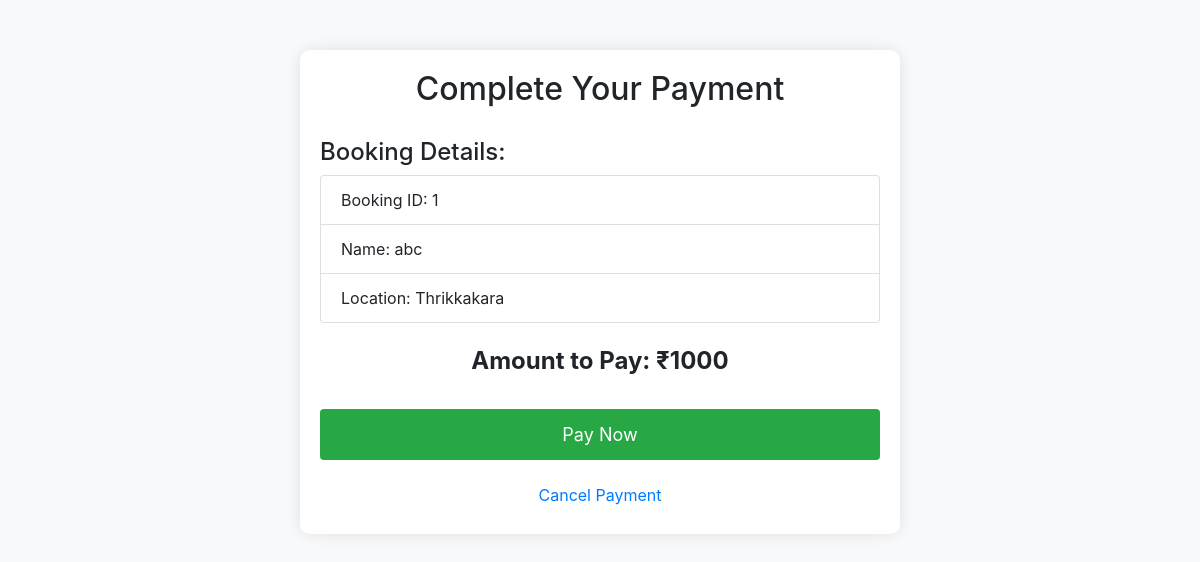
/payment/1/, run on the app's committed database.
### booking/models.py (models this page shows, shortened)
class AmbulanceBooking(models.Model):
    name = models.CharField(max_length=255, blank=True, null=True)
    number = models.CharField(max_length=20)
    location = models.CharField(max_length=255)
    textarea_message = models.TextField(blank=True, null=True)
    status = models.CharField(max_length=20, default='Pending')

### booking/views.py (the view)
# urls.py: path('payment/<int:booking_id>/', views.payment, name='payment'),
def payment(request, booking_id):
    try:
        booking = get_object_or_404(AmbulanceBooking, id=booking_id)
        context = {
            'booking': booking,
        }
        return render(request, 'payment.html', context)
    except Exception as e:
        messages.error(request, "Error loading payment page.")
        return redirect('home')

### templates/payment.html (shortened to what this page needs)
<!DOCTYPE html>
<html lang="en">
<head>
    <link rel="stylesheet" href="https://maxcdn.bootstrapcdn.com/bootstrap/4.5.2/css/bootstrap.min.css">
</head>
<body class="bg-light">
    <div class="container">
        <div class="payment-container">
            <div class="payment-header">
                <h2>Complete Your Payment</h2>
            </div>
            <div class="payment-details">
                <h4>Booking Details:</h4>
                <ul class="list-group">
                    <li class="list-group-item">Booking ID: {{ booking.id }}</li>
                    <li class="list-group-item">Name: {{ booking.name }}</li>
                    <li class="list-group-item">Location: {{ booking.location }}</li>
                </ul>
                <div class="payment-amount">
                    Amount to Pay: ₹1000
                </div>
            </div>
            <form method="POST" action="{% url 'process_payment' booking.id %}">
                <button type="submit" class="btn btn-success btn-pay">
                    Pay Now
                </button>
            </form>
            <div class="mt-3 text-center">
                <a href="{% url 'home' %}" class="btn btn-link">Cancel Payment</a>
            </div>
        </div>
    </div>
</body>
</html>

### templates/payment.html (style rules this page uses)
.payment-container { max-width: 600px; margin: 50px auto; padding: 20px; border-radius: 10px; box-shadow: 0 0 15px rgba(0,0,0,0.1); background-color: white; }
.payment-header { text-align: center; margin-bottom: 30px; }
.payment-details { margin-bottom: 30px; }
.payment-amount { font-size: 24px; font-weight: bold; text-align: center; margin: 20px 0; }
.btn-pay { width: 100%; padding: 12px; font-size: 18px; background-color: #28a745; border: none; }

### data on the page
AmbulanceBooking: id "1", name "abc", location "Thrikkakara"
